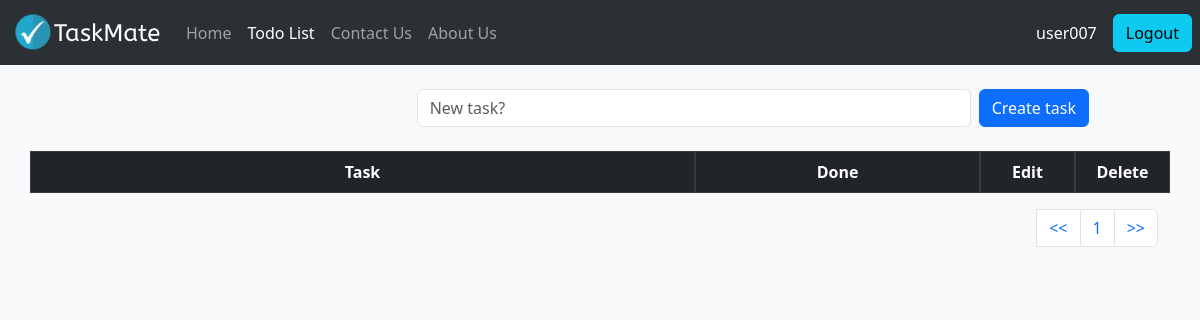
Page /todolist/ (signed in) on the earlier database version.
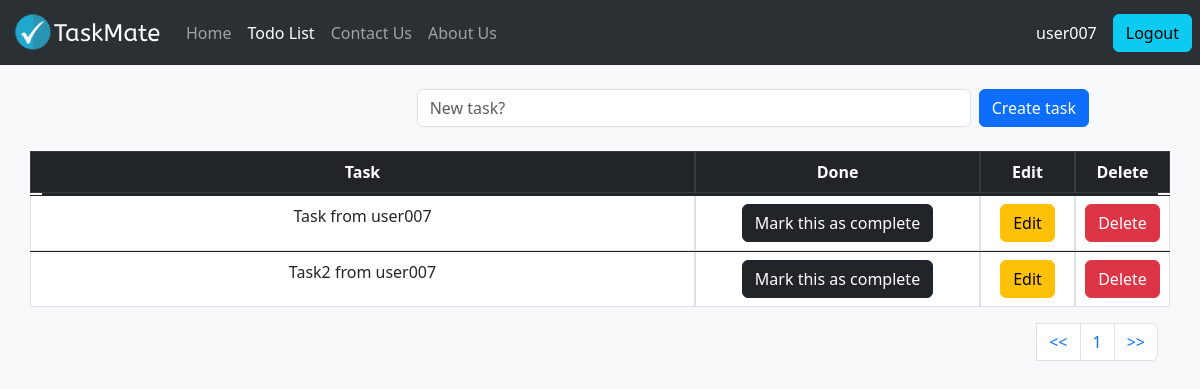
Same page on the later database version.
### todolist_app/models.py (models this page shows, shortened)
class TaskList(models.Model):
    manage = models.ForeignKey(User, on_delete=models.CASCADE, default=None)
    task = models.CharField(max_length=300)
    done = models.BooleanField(default=False)

### todolist_app/views.py (the view)
# urls.py: path('todolist/', include('todolist_app.urls')),
@login_required
def todolist(request):
    if request.method == "POST":
        form = Taskform(request.POST or None)
        if form.is_valid:
            instance = form.save(commit=False)
            instance.manage = request.user
            instance.save()
        messages.success(request,("Task added successfully!"))
        return redirect('todolist')
    else:
        all_tasks = TaskList.objects.filter(manage = request.user )
        paginator = Paginator(all_tasks, 5)
        page = request.GET.get('pg')
        all_tasks = paginator.get_page(page)
        return render(request,'todolist.html',{'all_tasks':all_tasks})

### todolist_app/templates/todolist.html (shortened to what this page needs)
{% extends 'base.html' %}
{% block content %}
    <br/>
    <div class="container">
    <form method="POST" class="row align-items-center g-2">
        <label class="col-lg-4 col-form-label"></label>
        <div class="col-md-6 col-lg-6">
            <input type="text" class="form-control" placeholder="New task?" name="task">
        </div>
        <div class="col-lg-2">
            <button type="submit" class="btn btn-primary w-auto text-nowrap">Create task</button>
        </div>
    </form>
    <br/>
    <table class="table table-bordered text-center" >
        <thead class="table table-dark"  >
            <tr class = "row">
                <th class="col-7">Task</th>
                <th class="col-3">Done</th>
                <th class="col-1">Edit</th>
                <th class="col-1">Delete</th>
                </tr>
        </thead>
        <tbody class="table-group-divider">
            {% if all_tasks%}
                {% for obj in all_tasks %}
                    {% if obj.done%}
                        <tr class="table-success row">
                            <td class="col-7"><del>{{obj.task}}</del></td>
                            <td class="col-3"><a href="{% url 'pending_task' obj.id %}" style="text-decoration: none;"><button type="button" class="btn btn-dark">Mark this as pending</button></a></td>
                            <td class="col-1"><a href="{% url 'edit_task' obj.id %}"><button type="button" class="btn btn-warning" style="background-color: #ffc107; color: black;">Edit</button></a></td>
                            <td class="col-1"><a href="{% url 'delete_task' obj.id %}"><button type="button" class="btn btn-danger" style="background-color: #dc3545; color: white;">Delete</button></a></td>
                        </tr>
                    {% else %}
                        <tr class = "row">
                            <td class="col-7">{{obj.task}}</td>
                            <td class="col-3"><a href="{% url 'complete_task' obj.id %}" style="text-decoration: none;"><button type="button" class="btn btn-dark">Mark this as complete</button></a></td>
                            <td class="col-1"><a href="{% url 'edit_task' obj.id %}"><button type="button" class="btn btn-warning" style="background-color: #ffc107; color: black;" >Edit</button></a></td>
                            <td class="col-1"><a href="{% url 'delete_task' obj.id %}" ><button type="button" class="btn btn-danger" style="background-color: #dc3545; color: white;">Delete</button></a></td>
                        </tr>
                    {% endif %}
                {% endfor %}
            {% endif %}
        </tbody>
    </table>
    <nav aria-label="Page navigation example">
        <ul class="pagination justify-content-end">
        <li>
            <a class="page-link" href="?pg=1"><<</a>
        </li>
        <li class="page-item"><a class="page-link" href="?pg={{ all_tasks.number}}">{{ all_tasks.number}}</a></li>
        <li class="page-item">
            <a class="page-link" href="?pg={{all_tasks.paginator.num_pages}}">>></a>
        </li>
        </ul>
    </nav>
</div>
{% endblock content %}

### templates/base.html (shortened to what this page needs)
{% load static %}
<!DOCTYPE html>
<html lang="en">
  <head>
    <link
      href="https://cdn.jsdelivr.net/npm/bootstrap@5.3.0-alpha3/dist/css/bootstrap.min.css"
      rel="stylesheet"
    />
    <nav class="navbar navbar-expand-lg bg-body-tertiary" data-bs-theme="dark">
      <div class="container-fluid">
        <a class="navbar-brand" href="{% url 'index' %}"><img src = "{% static "images/logo.png" %}" alt="TaskMate"></a>
        <div class="collapse navbar-collapse" id="navbarNav">
          <ul class="navbar-nav">
            <li class="nav-item">
              <a class="nav-link {% if request.resolver_match.url_name == 'index' %}active{% endif %}" aria-current="page" href="{% url 'index' %}">Home</a>
            </li>
            <li class="nav-item">
              <a class="nav-link {% if request.resolver_match.url_name == 'todolist' %}active{% endif %}" href="{% url 'todolist' %}">Todo List</a>
            </li>
            <li class="nav-item">
              <a class="nav-link {% if request.resolver_match.url_name == 'contact' %}active{% endif %}" href="{% url 'contact' %}">Contact Us</a>
            </li>
            <li class="nav-item">
              <a class="nav-link {% if request.resolver_match.url_name == 'about' %}active{% endif %}" href="{% url 'about' %}">About Us</a>
            </li>
          </ul>
        </div>
      </div>
      {% if user.is_authenticated %}
      <div class="d-flex align-items-center">
        <span class="text-white me-3">{{ user.username }}</span>
        <form action="{% url 'logout' %}" method="post">
          <button type="submit" class="btn btn-info my-2 my-sm-0 me-2">Logout</button>
        </form>
      </div>
      {% endif %}
    </nav>
  </head>
  <body class="bg-light">
    {% block content %}
    {% endblock content %}
  </body>
</html>

Differences in the rows shown:
added TaskList: task "Task from user007"
added TaskList: task "Task2 from user007"
